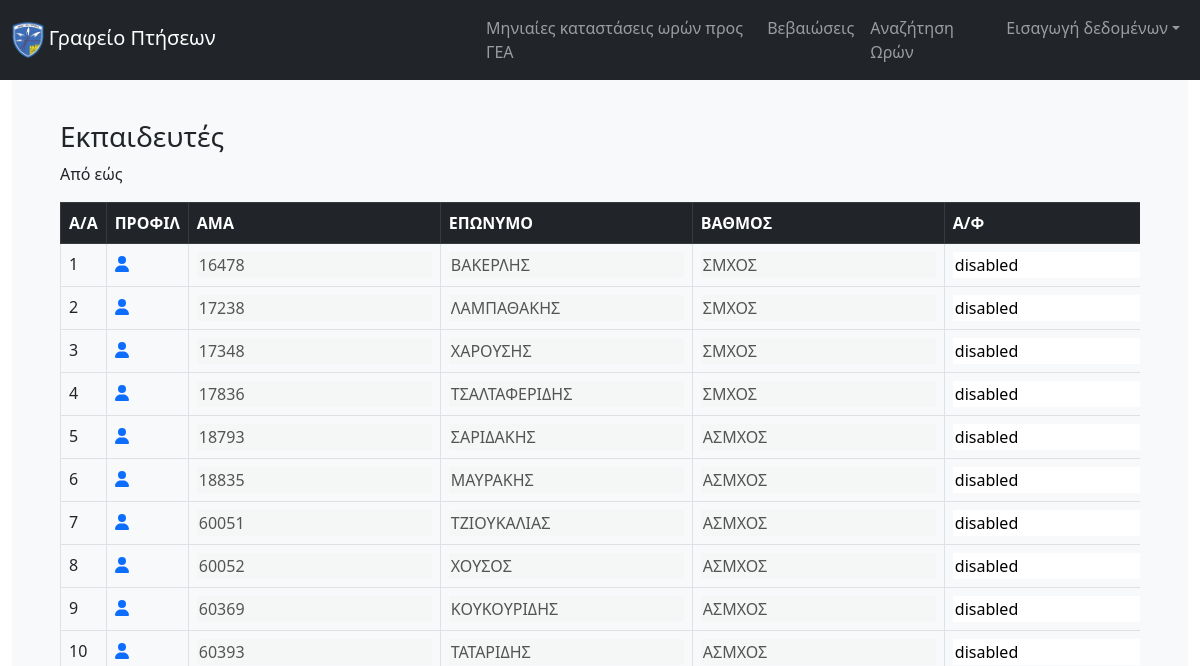
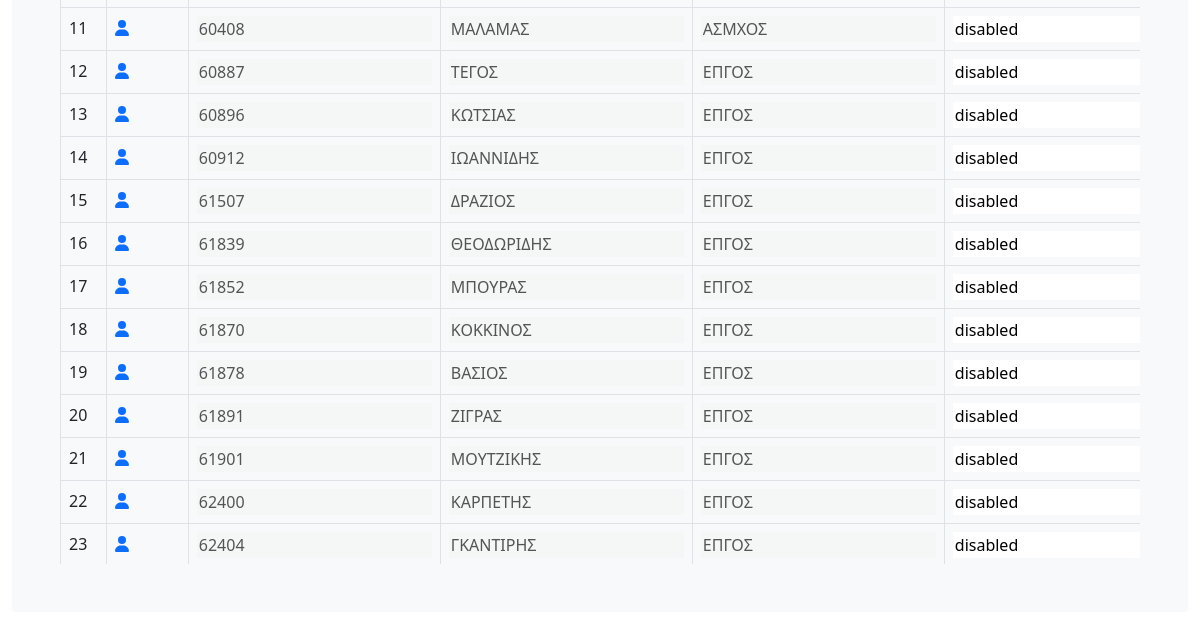
Before: /staff/trainers/ with the older database file (2 pictures, top to bottom).
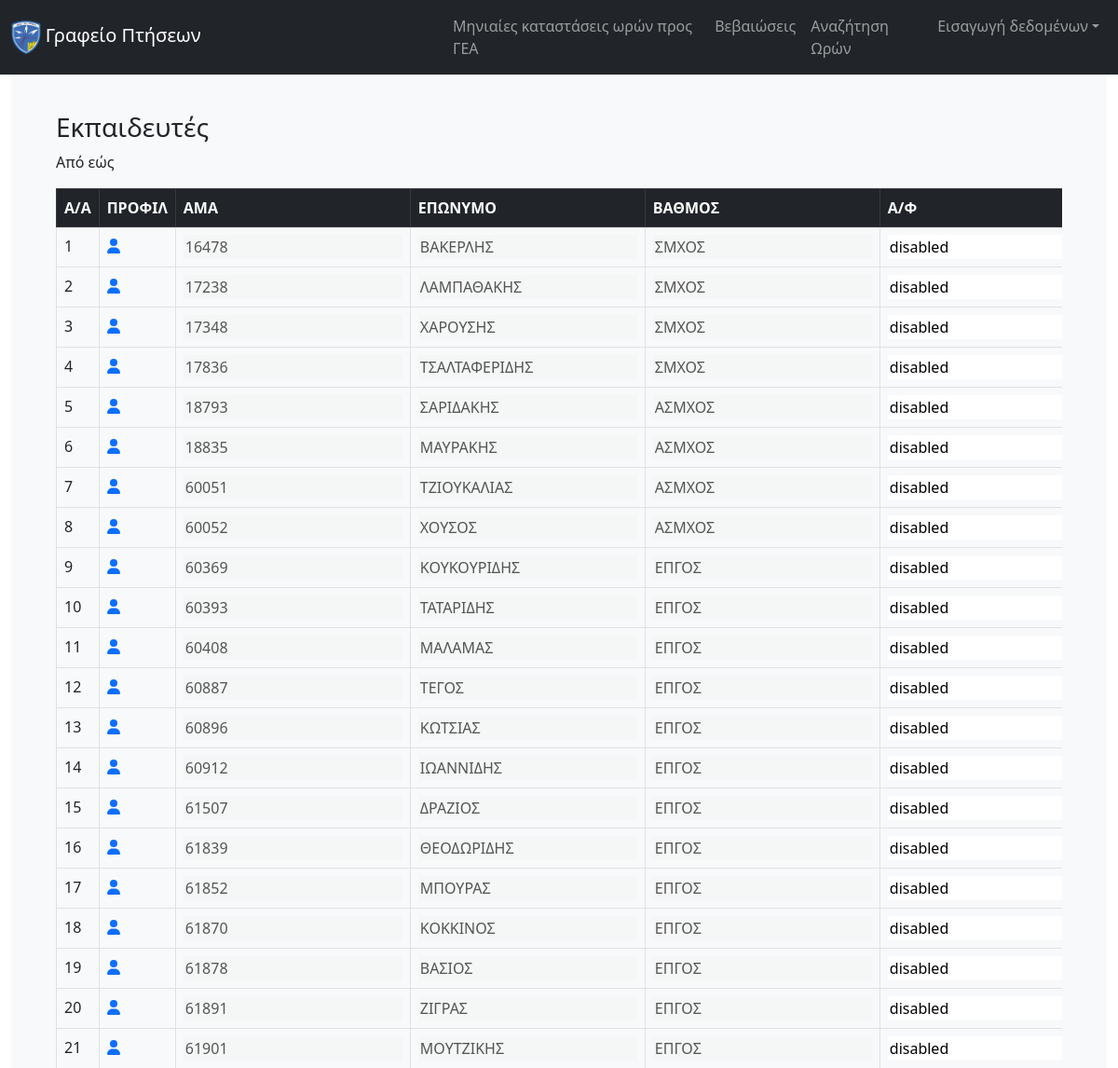
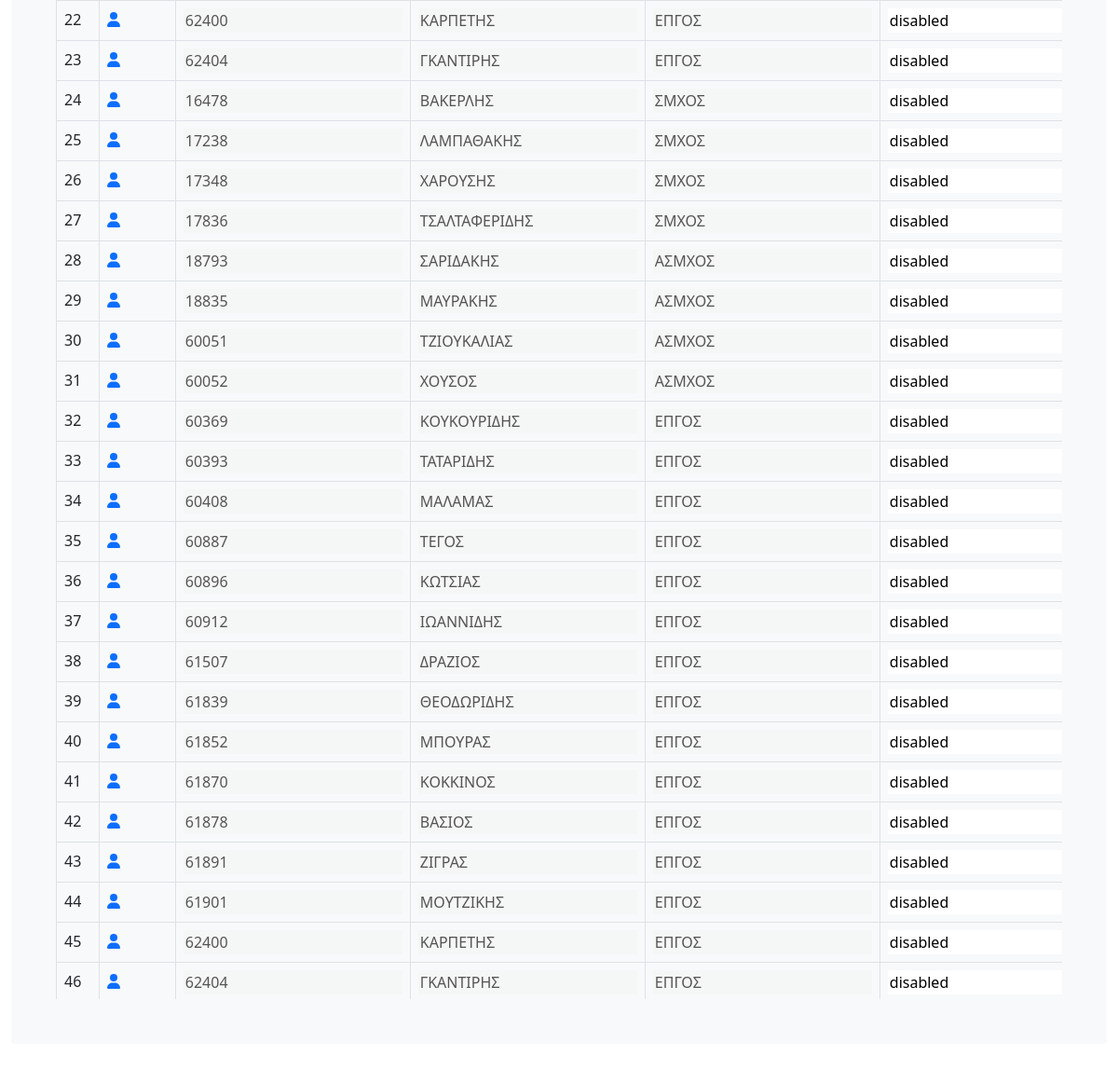
After: the same page with the newer database file (2 pictures, top to bottom).
### core/models.py (models this page shows, shortened)
class AirmanTrainer(models.Model):
    airman = models.ForeignKey(Airman, on_delete=models.CASCADE)
    ptixio = models.CharField(
        max_length=200, default="", blank=True, null=True)  # a b g
    diatagi_orismou = models.CharField(
        max_length=200, default="", blank=True, null=True)

class Airman(models.Model):
    asma = models.BigIntegerField(primary_key=True)
    firstname = models.CharField(
        max_length=200, default="", blank=True, null=True)
    lastname = models.CharField(
        max_length=200, default="", blank=True, null=True)
    rank = models.CharField(max_length=200, default="", blank=True, null=True)
    eidikotita = models.CharField(
        max_length=200, default="", blank=True, null=True)
    idiotita = models.CharField(
        max_length=200, default="", blank=True, null=True)
    availability = models.CharField(
        max_length=200, default="", blank=True, null=True)
    topothetisi = models.CharField(
        max_length=200, default="", blank=True, null=True)
    katigoria_dikaioumeni = models.CharField(
        max_length=200, default="", blank=True, null=True)
    katigoria_katoxiromeni = models.CharField(
        max_length=200, default="", blank=True, null=True)
    monada_ekdosis_ptitikou = models.CharField(
        max_length=200, default="", blank=True, null=True)
    geniko_synolo_oron = models.FloatField(blank=True, null=True, default=0)

### core/views.py (the view)
# urls.py: path('staff/trainers/', views.trainers, name="trainers"),
def trainers(request):
    trainers = AirmanTrainer.objects.all()
    context = {'table_data': trainers}
    return render(request, 'core/search_range/trainers.html', context)

### core/templates/core/search_range/trainers.html (shortened to what this page needs)
{% extends 'core/core.html' %}
{%load static%}
{% block content %}
<h3>Εκπαιδευτές</h3>
<p>Από {{from_month}} {{from_year}} εώς {{to_month}} {{to_year}} </p>
<div class="tableFixHead">
  <table class="table table-hover table-bordered">
    <thead class="table-dark" style="position: sticky;top: 0">
      <tr>
        <th scope="col">A/A</th>
        <th scope="col">ΠΡΟΦΙΛ</th>
        <th scope="col">ΑΜΑ</th>
        <th scope="col">ΕΠΩΝΥΜΟ</th>
        <th scope="col">ΒΑΘΜΟΣ</th>
        <th scope="col">Α/Φ</th>
      </tr>
    </thead>
    <tbody >
      {% for trainer in table_data%}
        <tr>
          <td scope="row">{{ forloop.counter }}</td>
          <td><a href={% url 'profile' trainer.airman.asma %} target="_blank"><i class="fa-solid fa-user"></i></a></td>
          <td><input type="text" id="{{ trainer.airman.asma }}_asma" name="{{ trainer.airman.asma }}" value={{trainer.airman.asma}} disabled></td>
          <td><input type="text" id="{{ trainer.airman.asma }}_lastname" name="{{ trainer.airman.lastname }}" value={{trainer.airman.lastname}} disabled></td>
          <td><input type="text" id="{{ trainer.airman.asma }}_rank" name="{{ trainer.airman.rank }}" value={{trainer.airman.rank}} disabled></td>
          <td><input type="text" id="{{ trainer.airman.asma }}_plane" name="{{ trainer.plane }}" value={{trainer.plane}} disabled></td>
        </tr>
      {% endfor %}
    </tbody>
  </table>
</div>
{% endblock content%}

Changed rows visible on the page:
changed through a linked row, AirmanTrainer (number 9 of 46 on the later page): airman.rank "ΑΣΜΧΟΣ" → "ΕΠΓΟΣ"
changed through a linked row, AirmanTrainer (number 10 of 46 on the later page): airman.rank "ΑΣΜΧΟΣ" → "ΕΠΓΟΣ"
changed through a linked row, AirmanTrainer (number 11 of 46 on the later page): airman.rank "ΑΣΜΧΟΣ" → "ΕΠΓΟΣ"
added AirmanTrainer: airman.asma "16478", airman.lastname "ΒΑΚΕΡΛΗΣ", airman.rank "ΣΜΧΟΣ"
added AirmanTrainer: airman.asma "17238", airman.lastname "ΛΑΜΠΑΘΑΚΗΣ", airman.rank "ΣΜΧΟΣ"
added AirmanTrainer: airman.asma "17348", airman.lastname "ΧΑΡΟΥΣΗΣ", airman.rank "ΣΜΧΟΣ"
added AirmanTrainer: airman.asma "17836", airman.lastname "ΤΣΑΛΤΑΦΕΡΙΔΗΣ", airman.rank "ΣΜΧΟΣ"
added AirmanTrainer: airman.asma "18793", airman.lastname "ΣΑΡΙΔΑΚΗΣ", airman.rank "ΑΣΜΧΟΣ"
added AirmanTrainer: airman.asma "18835", airman.lastname "ΜΑΥΡΑΚΗΣ", airman.rank "ΑΣΜΧΟΣ"
added AirmanTrainer: airman.asma "60051", airman.lastname "ΤΖΙΟΥΚΑΛΙΑΣ", airman.rank "ΑΣΜΧΟΣ"
added AirmanTrainer: airman.asma "60052", airman.lastname "ΧΟΥΣΟΣ", airman.rank "ΑΣΜΧΟΣ"
added AirmanTrainer: airman.asma "60369", airman.lastname "ΚΟΥΚΟΥΡΙΔΗΣ", airman.rank "ΕΠΓΟΣ"
added AirmanTrainer: airman.asma "60393", airman.lastname "ΤΑΤΑΡΙΔΗΣ", airman.rank "ΕΠΓΟΣ"
added AirmanTrainer: airman.asma "60408", airman.lastname "ΜΑΛΑΜΑΣ", airman.rank "ΕΠΓΟΣ"
added AirmanTrainer: airman.asma "60887", airman.lastname "ΤΕΓΟΣ", airman.rank "ΕΠΓΟΣ"
added AirmanTrainer: airman.asma "60896", airman.lastname "ΚΩΤΣΙΑΣ", airman.rank "ΕΠΓΟΣ"
added AirmanTrainer: airman.asma "60912", airman.lastname "ΙΩΑΝΝΙΔΗΣ", airman.rank "ΕΠΓΟΣ"
added AirmanTrainer: airman.asma "61507", airman.lastname "ΔΡΑΖΙΟΣ", airman.rank "ΕΠΓΟΣ"
added AirmanTrainer: airman.asma "61839", airman.lastname "ΘΕΟΔΩΡΙΔΗΣ", airman.rank "ΕΠΓΟΣ"
added AirmanTrainer: airman.asma "61852", airman.lastname "ΜΠΟΥΡΑΣ", airman.rank "ΕΠΓΟΣ"
added AirmanTrainer: airman.asma "61870", airman.lastname "ΚΟΚΚΙΝΟΣ", airman.rank "ΕΠΓΟΣ"
added AirmanTrainer: airman.asma "61878", airman.lastname "ΒΑΣΙΟΣ", airman.rank "ΕΠΓΟΣ"
added AirmanTrainer: airman.asma "61891", airman.lastname "ΖΙΓΡΑΣ", airman.rank "ΕΠΓΟΣ"
added AirmanTrainer: airman.asma "61901", airman.lastname "ΜΟΥΤΖΙΚΗΣ", airman.rank "ΕΠΓΟΣ"
added AirmanTrainer: airman.asma "62400", airman.lastname "ΚΑΡΠΕΤΗΣ", airman.rank "ΕΠΓΟΣ"
added AirmanTrainer: airman.asma "62404", airman.lastname "ΓΚΑΝΤΙΡΗΣ", airman.rank "ΕΠΓΟΣ"
